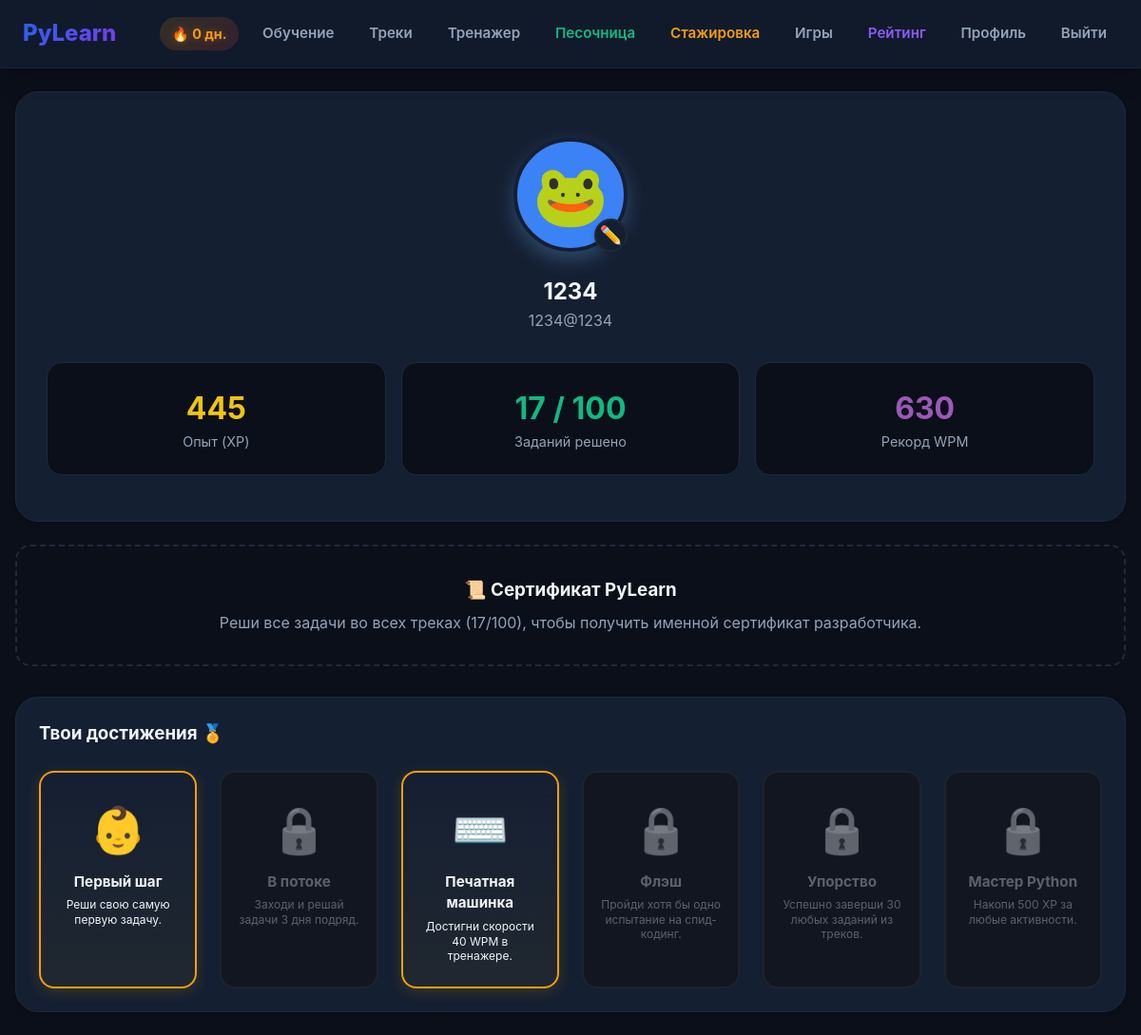
Screenshot of /profile (signed in) with the database file from the repository.
### tables this page shows
CREATE TABLE users (
            id INTEGER PRIMARY KEY AUTOINCREMENT,
            username TEXT UNIQUE NOT NULL,
            email TEXT UNIQUE NOT NULL,
            password_hash TEXT NOT NULL,
            created_at TEXT DEFAULT (datetime('now')),
            xp INTEGER DEFAULT 0,
            streak INTEGER DEFAULT 0,
            last_active TEXT
        , avatar TEXT DEFAULT "🤖");

### app.py (the view)
@app.route('/profile')
@login_required
def profile():
    user = get_current_user()
    conn = get_db()
    total_completed = conn.execute(
        'SELECT COUNT(*) as cnt FROM track_progress WHERE user_id = ? AND completed = 1',
        (user['id'],)
    ).fetchone()['cnt']
    best_wpm = conn.execute(
        'SELECT MAX(wpm) as best FROM typing_scores WHERE user_id = ?',
        (user['id'],)
    ).fetchone()['best'] or 0
    speed_count = conn.execute(
        'SELECT COUNT(*) as cnt FROM speed_scores WHERE user_id = ?',
        (user['id'],)
    ).fetchone()['cnt']
    conn.close()
    total_tasks = sum(len(track['tasks']) for track in TRACKS)
    badges = [
        {
            "id": "first_blood", "name": "Первый шаг", "icon": "👶",
            "desc": "Реши свою самую первую задачу.",
            "unlocked": total_completed >= 1
        },
        {
            "id": "streak_3", "name": "В потоке", "icon": "🔥",
            "desc": "Заходи и решай задачи 3 дня подряд.",
            "unlocked": user['streak'] >= 3
        },
        {
            "id": "typewriter", "name": "Печатная машинка", "icon": "⌨️",
            "desc": "Достигни скорости 40 WPM в тренажере.",
            "unlocked": best_wpm >= 40
        },
        {
            "id": "flash", "name": "Флэш", "icon": "⚡",
            "desc": "Пройди хотя бы одно испытание на спид-кодинг.",
            "unlocked": speed_count > 0
        },
        {
            "id": "dedication", "name": "Упорство", "icon": "💪",
            "desc": "Успешно заверши 30 любых заданий из треков.",
            "unlocked": total_completed >= 30
        },
        {
            "id": "master", "name": "Мастер Python", "icon": "🎓",
            "desc": "Накопи 500 XP за любые активности.",
            "unlocked": user['xp'] >= 500
        }
    ]
    return render_template('dashboard/profile.html',
                          user=user,
                          total_completed=total_completed,
                          best_wpm=best_wpm,
                          speed_count=speed_count,
                          badges=badges,
                          total_tasks=total_tasks)

### app.py (called while the page is built)
def get_db():
    conn = sqlite3.connect(DB_PATH)
    conn.row_factory = sqlite3.Row
    return conn

def login_required(f):
    @wraps(f)
    def decorated(*args, **kwargs):
        if 'user_id' not in session:
            return redirect(url_for('login'))
        return f(*args, **kwargs)
    return decorated

def get_current_user():
    if 'user_id' not in session:
        return None
    conn = get_db()
    user = conn.execute('SELECT * FROM users WHERE id = ?', (session['user_id'],)).fetchone()
    conn.close()
    return user

### templates/dashboard/profile.html (shortened to what this page needs)
{% extends "base.html" %}
{% block content %}
<div class="card" style="text-align: center; padding: 3rem 2rem;">
    <div class="avatar-wrapper" onclick="toggleAvatarList()">
        <div class="avatar-circle" id="currentAvatar">{{ user.avatar if user.avatar else '🤖' }}</div>
        <div class="edit-icon">✏️</div>
    </div>
        {% set emojis = ['🤖', '🦊', '🐱', '🐶', '🐼', '🐸', '🦉', '🦄', '👾', '👻', '😎', '👨‍💻', '👩‍💻', '🦖', '🚀'] %}
    <h2 style="margin-top: 0.5rem;">{{ user.username }}</h2>
    <p style="color: var(--text-gray); margin-bottom: 2rem;">{{ user.email }}</p>
    <div class="stats-grid">
        <div class="stat-box">
            <div style="font-size: 2rem; color: #F1C40F; font-weight: bold;">{{ user.xp }}</div>
            <div style="color: var(--text-gray); font-size: 0.9rem;">Опыт (XP)</div>
        </div>
        <div class="stat-box">
            <div style="font-size: 2rem; color: var(--success); font-weight: bold;">{{ total_completed }} / {{ total_tasks }}</div>
            <div style="color: var(--text-gray); font-size: 0.9rem;">Заданий решено</div>
        </div>
        <div class="stat-box">
            <div style="font-size: 2rem; color: #9B59B6; font-weight: bold;">{{ best_wpm }}</div>
            <div style="color: var(--text-gray); font-size: 0.9rem;">Рекорд WPM</div>
        </div>
    </div>
</div>
{% if total_completed >= total_tasks %}
    <div class="cert-box">
        <h2 style="margin-bottom: 0.5rem; font-size: 2rem;">🎉 Курс успешно завершен!</h2>
        <p style="margin-bottom: 1.5rem; font-size: 1.1rem;">Ты прошел все треки и решил все задачи. Твой сертификат готов.</p>
        <a href="{{ url_for('certificate') }}" target="_blank" class="btn" style="background: white; color: #1A2980; font-size: 1.2rem; padding: 1rem 2rem; box-shadow: 0 4px 15px rgba(0,0,0,0.2);">
            📜 Посмотреть и скачать Сертификат
        </a>
    </div>
{% else %}
    <div class="cert-box cert-locked">
        <h3 style="margin-bottom: 0.5rem; color: var(--text-dark);">📜 Сертификат PyLearn</h3>
        <p style="margin: 0;">Реши все задачи во всех треках ({{ total_completed }}/{{ total_tasks }}), чтобы получить именной сертификат разработчика.</p>
    </div>
{% endif %}
<div class="card">
    <h3 style="margin-bottom: 0.5rem; color: var(--text-dark);">Твои достижения 🏅</h3>
    <div class="badges-grid">
        {% for badge in badges %}
            {% if badge.unlocked %}
                <div class="badge-card badge-unlocked" title="Получено!">
                    <span class="badge-icon">{{ badge.icon }}</span>
                    <div class="badge-title">{{ badge.name }}</div>
                    <div class="badge-desc" style="color: var(--text-dark);">{{ badge.desc }}</div>
                </div>
            {% else %}
                <div class="badge-card badge-locked" title="Скрыто. Выполни условие!">
                    <span class="badge-icon">🔒</span>
                    <div class="badge-title" style="color: var(--text-gray);">{{ badge.name }}</div>
                    <div class="badge-desc">{{ badge.desc }}</div>
                </div>
            {% endif %}
        {% endfor %}
    </div>
</div>
{% endblock %}

### templates/base.html (shortened to what this page needs)
<!DOCTYPE html>
<html lang="ru">
<head>
</head>
<body>
    <nav class="navbar">
        <a href="{{ url_for('index') }}" class="navbar-brand">PyLearn</a>
        <div class="nav-container" id="mobileNavContainer">
            <div class="nav-links">
                {% if session.get('user_id') %}
                    <span class="streak-badge">🔥 {{ user.streak if user else 0 }} дн.</span>
                    <a href="{{ url_for('dashboard') }}">Обучение</a>
                    <a href="{{ url_for('tracks') }}">Треки</a>
                    <a href="{{ url_for('typing_trainer') }}">Тренажер</a>
                    <a href="{{ url_for('sandbox') }}" style="color: var(--accent-green);">Песочница</a>
                    <a href="{{ url_for('internship_hub') }}" style="color: var(--warning);">Стажировка</a>
                    <a href="{{ url_for('games_hub') }}">Игры</a>
                    <a href="{{ url_for('leaderboard') }}" style="color: var(--accent-purple);">Рейтинг</a>
                    <a href="{{ url_for('profile') }}">Профиль</a>
                    <a href="{{ url_for('logout') }}">Выйти</a>
                {% else %}
                    <a href="{{ url_for('login') }}">Войти</a>
                    <a href="{{ url_for('register') }}" class="btn">Регистрация</a>
                {% endif %}
            </div>
        </div>
    </nav>
    <div class="container">
        {% block content %}{% endblock %}
    </div>
</body>
</html>

### templates/base.html (style rules this page uses)
:root { --bg-milky: #0B0F19; --surface-white: #151F32; --sky-blue: #3B82F6; --sky-blue-hover: #2563EB; --accent-purple: #8B5CF6; --accent-green: #10B981; --text-dark: #F1F5F9; --text-gray: #94A3B8; --success: #10B981; --warning: #F59E0B; --error: #EF4444; --border-light: #1E293B; --code-bg: #010409; --grad-hero: linear-gradient(135deg, #1E293B 0%, #0F172A 100%); --grad-accent: linear-gradient(135deg, #2563EB 0%, #7C3AED 100%); --shadow-sm: 0 2px 4px rgba(0,0,0,0.2); --shadow-md: 0 10px 15px -3px rgba(0,0,0,0.3); --neon-glow: 0 0 15px rgba(59, 130, 246, 0.45); --neon-success: 0 0 15px rgba(16, 185, 129, 0.5); }
* { margin: 0; padding: 0; box-sizing: border-box; font-family: 'Inter', -apple-system, BlinkMacSystemFont, "Segoe UI", Roboto, sans-serif; }
body { background-color: var(--bg-milky); color: var(--text-dark); line-height: 1.5; -webkit-tap-highlight-color: transparent; overflow-x: hidden; }
.navbar { background-color: rgba(21, 31, 50, 0.75) !important; backdrop-filter: blur(14px); -webkit-backdrop-filter: blur(14px); border-bottom: 1px solid rgba(255, 255, 255, 0.04); padding: 1rem 1.5rem; display: flex; justify-content: space-between; align-items: center; position: sticky; top: 0; z-index: 99999; box-shadow: 0 4px 30px rgba(0, 0, 0, 0.2); }
.navbar-brand { font-size: 1.5rem; font-weight: 800; text-decoration: none; background: var(--grad-accent); -webkit-background-clip: text; -webkit-text-fill-color: transparent; transition: transform 0.2s; }
.nav-container { display: flex; align-items: center; gap: 1.5rem; }
.nav-links { display: flex; align-items: center; gap: 0.8rem; }
.nav-links a { font-weight: 600; color: var(--text-gray); font-size: 0.95rem; text-decoration: none; transition: all 0.2s ease; padding: 0.5rem 0.75rem; border-radius: 10px; }
.streak-badge { display: inline-flex; align-items: center; gap: 0.3rem; background: linear-gradient(135deg, rgba(245,158,11,0.15), rgba(239,68,68,0.15)); color: #F59E0B; padding: 0.4rem 0.8rem; border-radius: 20px; font-weight: 700; font-size: 0.9rem; text-shadow: 0 0 10px rgba(245,158,11,0.3); }
.container { max-width: 1200px; margin: 1.5rem auto; padding: 0 1rem; min-height: 82vh; }
.card, .feature-item-card, .game-interactive-card, .speed-task { background: var(--surface-white); border-radius: 24px; padding: 1.5rem; border: 1px solid var(--border-light); box-shadow: var(--shadow-sm); margin-bottom: 1.5rem; transition: transform 0.2s cubic-bezier(0.4, 0, 0.2, 1), box-shadow 0.2s ease, border-color 0.2s ease; }

### rows the page displays
users: streak "0", avatar "🐸", username "1234", email "1234@1234", xp "445"

### other values shown
{{ total_completed }} "17"
{{ total_tasks }} "100"
{{ best_wpm }} "630"
{{ badge.icon }} "👶" "⌨️"
{{ badge.name }} "Первый шаг" "Печатная машинка"
{{ badge.desc }} "Реши свою самую первую задачу." "Достигни скорости 40 WPM в тренажере."
{{ badge.name }} "В потоке" "Флэш" "Упорство" "Мастер Python"
{{ badge.desc }} "Заходи и решай задачи 3 дня подряд." "Пройди хотя бы одно испытание на спид-кодинг." "Успешно заверши 30 любых заданий из треков." "Накопи 500 XP за любые активности."
